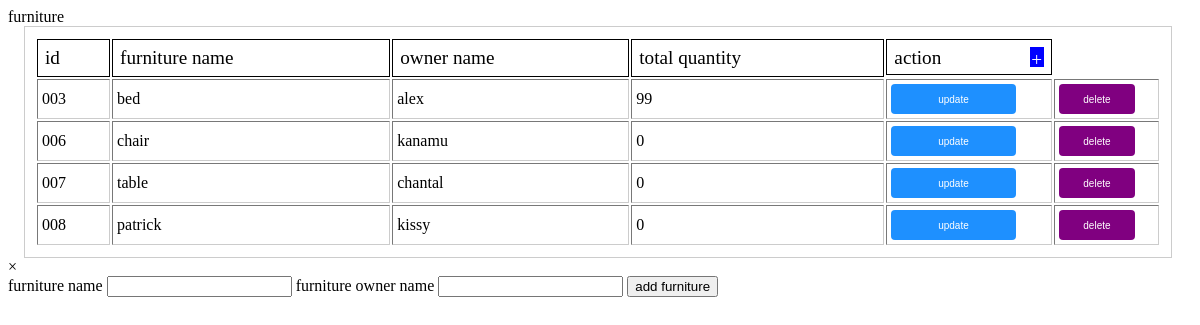
Page /PHP/f.php on the committed database.
### tables this page shows
CREATE TABLE `funiture` (
  `furnitureid` int(3) UNSIGNED ZEROFILL NOT NULL,
  `furniturename` varchar(255) NOT NULL,
  `furnitureownername` varchar(100) NOT NULL,
  `totalimport` int(10) NOT NULL,
  `totalexport` int(10) NOT NULL
);

### PHP/f.php (the view, shortened to what this page needs)
<?php
include '../updatefuniture.php';
$select1 = $conn->query("select*from funiture");
?>
<!DOCTYPE html>
<html lang="en">
<head>
    <link rel="stylesheet" href="../css/table.css">
</head>
<body>
    <div class="table">
        <div class="heads">furniture</div>
           <table border="1">
                <thead>
                    <td>id</td>
                    <td>furniture name</td>
                    <td>owner name</td>
                    <td>total quantity</td>
                    <td colspan="2" id="action">action  <div class="act">&plus;</div></td>
                </thead>
                <?php foreach($select1 as $x){?>
                <tr>
                    <td><?=$x['furnitureid']?></td>
                    <td><?=$x['furniturename']?></td>
                    <td><?=$x['furnitureownername']?></td>
                    <td><?=$x['totalimport']?></td>
                  <td><a href="?idu=<?=$x['furnitureid']?>"><button id="up">update</button></a></td>
                  <td><a href="?idd=<?=$x['furnitureid']?>"><button id="del">delete</button></a></td>
                </tr><?php }?>
            </table>
    <div class="form">
              <form action="../add/addf.php" method="post"><div class="close">&times</div>
                <label for="">furniture name</label>
                <input type="text" name="fname" id=""required>
                <label for="">furniture owner name</label>
                <input type="text" name="fownname" id=""required>
                <input type="submit" value="add furniture" name="add_funiture">
              </form>
            </div>
    </div>
</body>
</html>

### CSS/table.css (style rules this page uses)
table { border:0.1px solid #ccc; width:100%; height:fit-content; padding:10px; background:transparent; border-radius:0px; margin-left: 1pc; width: 97%; }
table thead { border:none; height:30px; background:transparent; border-radius:6px; }
table thead td { padding:7px; font-weight: 100; font-size: 1.2pc; border: black solid 1px; border-radius:0px; background:transparent; }
table td { background:transparent; height:20px; padding:4px; border-radius:0px; }
#action { display: flex; justify-content: space-between; }
#up { width:80%; height:30px; padding:6px; border-radius:4px; background:dodgerblue; color:white; font-family:'loto',sans-serif; font-size:10px; cursor:pointer; }
#del { width:80%; height:30px; padding:6px; border-radius:4px; background:purple; color:white; font-family:'loto',sans-serif; font-size:10px; cursor:pointer; }
button { outline:none; border:none; }
.act { color: white; padding:0.1pc; cursor: pointer; align-items: center; align-items: center; background-color: blue; }

### rows in the picture
funiture: furnitureid "003", furniturename "bed", furnitureownername "alex", totalimport "99"
funiture: furnitureid "006", furniturename "chair", furnitureownername "kanamu", totalimport "0"
funiture: furnitureid "007", furniturename "table", furnitureownername "chantal", totalimport "0"
funiture: furnitureid "008", furniturename "patrick", furnitureownername "kissy", totalimport "0"
